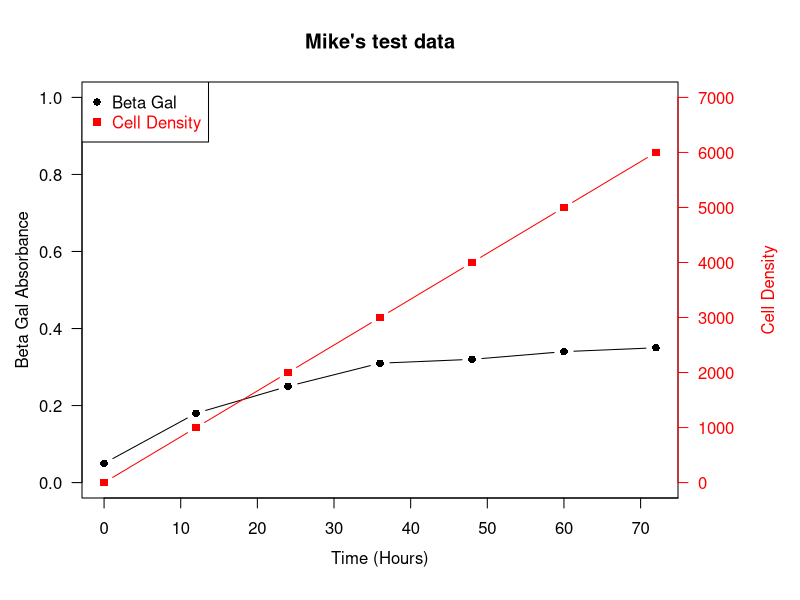

This figure's R source:
library(readxl)

MeasureCampaign = read_excel('Measurement Campaign.xlsx')
MeasureCampaign


# 
C_Humidity_1<- mean(c(33.37, 31.13, 15.37))
C_Humidity_1

T_Humidity_1<- mean(c(33.83, 23.53, 32.23))
T_Humidity_1

C_Humidity_2<-mean(c(27.17, 33.70, 23.3))
C_Humidity_2

T_Humidity_2<-mean(as.numeric(unlist(c(MeasureCampaign[c(16,17,18), 7])[1])))
T_Humidity_2

C_Humidity_3<-mean(c(24.5, 24.4, 19.7))
C_Humidity_3

T_Humidity_3<- mean(c(13.33, 16.53, 8.73))
T_Humidity_3

dif1<- T_Humidity_1 - C_Humidity_1
dif2<- T_Humidity_2 - C_Humidity_2 
dif3<- T_Humidity_3 - C_Humidity_3

dif1
dif2
dif3


## set up some fake test data
time <- seq(0,72,12)
betagal.abs <- c(0.05,0.18,0.25,0.31,0.32,0.34,0.35)
cell.density <- c(0,1000,2000,3000,4000,5000,6000)

## add extra space to right margin of plot within frame
par(mar=c(5, 4, 4, 6) + 0.1)

## Plot first set of data and draw its axis
plot(time, betagal.abs, pch=16, axes=FALSE, ylim=c(0,1), xlab="", ylab="", 
     type="b",col="black", main="Mike's test data")
axis(2, ylim=c(0,1),col="black",las=1)  ## las=1 makes horizontal labels
mtext("Beta Gal Absorbance",side=2,line=2.5)
box()

## Allow a second plot on the same graph
par(new=TRUE)

## Plot the second plot and put axis scale on right
plot(time, cell.density, pch=15,  xlab="", ylab="", ylim=c(0,7000), 
     axes=FALSE, type="b", col="red")
## a little farther out (line=4) to make room for labels
mtext("Cell Density",side=4,col="red",line=4) 
axis(4, ylim=c(0,7000), col="red",col.axis="red",las=1)

## Draw the time axis
axis(1,pretty(range(time),10))
mtext("Time (Hours)",side=1,col="black",line=2.5)  

## Add Legend
legend("topleft",legend=c("Beta Gal","Cell Density"),
       text.col=c("black","red"),pch=c(16,15),col=c("black","red"))
